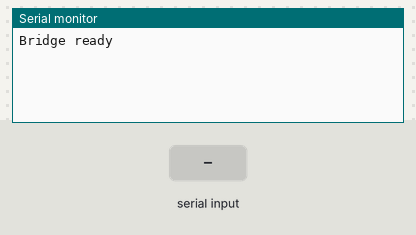
A sketch run on a simulated ESP32. On the bench: the last lines printed to the serial monitor. Inputs (shaded band) come from the test bench.

Above: at 1.7 s.
1.8 s: "1" received over the second serial link
At 2.1 s:
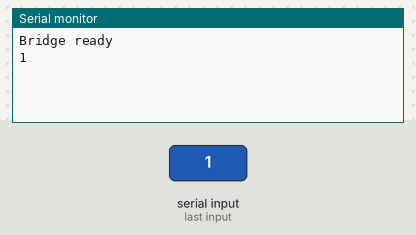
3.3 s: "0" received over the second serial link
At 4.5 s:
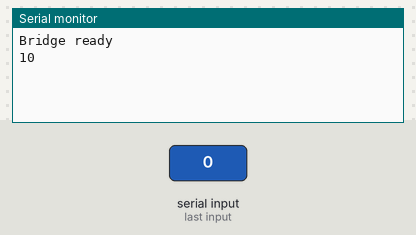

The sketch:

watcher-bridge.ino
```cpp
// SenseCAP Watcher USB-UART Bridge
// Bridges USB serial (UART0) to Nano serial (UART2 on GPIO 19/20)
// GPIO 20 = TX (out from Watcher to Nano D4), GPIO 19 = RX (in to Watcher from Nano D3)

#define WATCHER_UART_TX 20
#define WATCHER_UART_RX 19
#define NANO_BAUD 9600

HardwareSerial NanoSerial(2);

void setup() {
  Serial.begin(115200);  // USB to PC
  delay(500);
  NanoSerial.begin(NANO_BAUD, SERIAL_8N1, WATCHER_UART_RX, WATCHER_UART_TX);
  Serial.println("Bridge ready");
}

void loop() {
  while (Serial.available()) {
    NanoSerial.write(Serial.read());
  }
  while (NanoSerial.available()) {
    Serial.write(NanoSerial.read());
  }
}
```

Measured:
- after the input at 1.8 s, the serial monitor: prints a new line at once (image 1)
- after the input at 3.3 s, the serial monitor: prints a new line at once (image 2)
